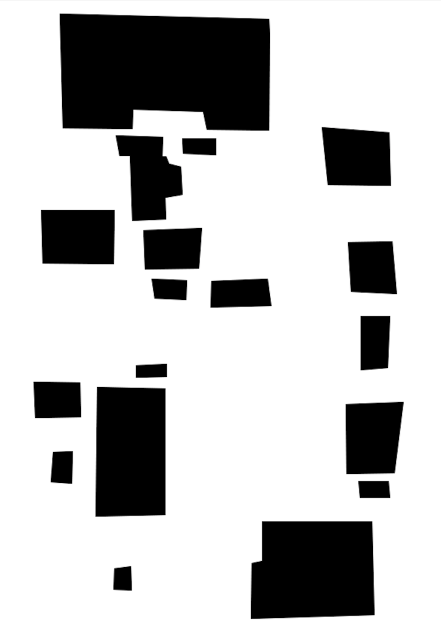
#> input picture TP3-Astar/gazebo2.png, 882 x 1250 px (shown at 1/2 size)
$ python pathfind.py
#> lines starting #> are read from the running program, lines starting #| are printed output that depends on the picture; after the words box and inside, x2 and y2 are one past the last pixel; in counts of white or black regions, pixels touching at a corner belong together
"""
 Simple Astar path planning

 author: yowlings

 modified by David Filliat
"""

import cv2
import numpy as np
import time
import math
from matplotlib import pyplot as plt


# parameters
show_animation = False
heuristic_weight = 3.0

class pathfind():
    """
    Path finding in a occupancy grid map using AStar algorithms
    """
    def __init__(self, map_file, robot_radius, start, goal):
        self.map_file = map_file
        self.robot_radius = robot_radius
        self.start = start
        self.goal = goal
        self.result_img = cv2.imread(self.map_file)
        self.map = cv2.imread(self.map_file, cv2.IMREAD_GRAYSCALE)
        self.columns, self.rows = self.map.shape
        self.threshold()
        self.inflate()
        self.dis = cv2.distanceTransform(self.map, cv2.DIST_L2, 3) # calculate thess distances bewteen points and points 0 in the map
        self.dis_cost = self.dis.max()/(self.dis+1e-5) # thes points neaby the obstacls have more cost


    def threshold(self):
        """
        Binarize the obstacle map to 0/255
        """
        for i in range(self.columns):
            for j in range(self.rows):
                if self.map[i,j]>128:
                    self.map[i,j]=255
                else:
                    self.map[i,j]=0


    def inflate(self):
        """
        Inflate the obstacle size to take the robot radius into account
        """
        old_map = self.map.copy()

        for i in range(self.columns):
            for j in range(self.rows):
                if old_map[i,j]==0:
                    # [6 lines of commented-out code are left out]
                    for u in range(-1*self.robot_radius, self.robot_radius, 1):
                        for v in range(-1*self.robot_radius, self.robot_radius, 1):
                            if(u!=0 and v!=0):
                                if (((i+u)>=0)&((i+u)<self.columns)&((j+v)>=0)&((j+v)<self.rows)):
                                    self.result_img[i+u,j+v,1]=128
                                    self.map[i+u,j+v]=256


    def get_neighbors(self,current):
        """
        Return neighbor nodes using 8-connectivity
        """
        neighbors = []
        if(current[0]+1<self.columns and self.map[current[0]+1,current[1]]==255):
            neighbors.append((current[0]+1, current[1]))
        if(current[0]-1>=0 and self.map[current[0]-1,current[1]]==255):
            neighbors.append((current[0]-1, current[1]))
        if(current[1]-1>=0 and self.map[current[0],current[1]-1]==255):
            neighbors.append((current[0], current[1]-1))
        if(current[1]+1<self.rows and self.map[current[0],current[1]+1]==255):
            neighbors.append((current[0], current[1]+1))
        if(current[0]+1<self.columns and current[1]+1<self.rows and self.map[current[0]+1,current[1]+1]==255):
            neighbors.append((current[0]+1, current[1]+1))
        if(current[0]-1>=0 and current[1]-1>=0 and self.map[current[0]-1,current[1]-1]==255):
            neighbors.append((current[0]-1, current[1]-1))
        if(current[1]-1>=0 and current[0]+1<self.columns and self.map[current[0]+1,current[1]-1]==255):
            neighbors.append((current[0]+1, current[1]-1))
        if(current[1]+1<self.rows and current[0]-1>=0 and self.map[current[0]-1,current[1]+1]==255):
            neighbors.append((current[0]-1, current[1]+1))

        return neighbors


    def heuristic(self,a,b):
        """
        Return heuristic for AStar
        """
        return abs(a[0] - b[0]) + abs(a[1] - b[1])


    def draw_path(self):
        """
        Draw the computed path, after AStar
        """
        cv2.circle(self.result_img, (self.start[1],self.start[0]), 2, (255,0,0),2)
        cv2.circle(self.result_img, (self.goal[1],self.goal[0]), 2, (0,0,255),2)

        for current in self.path:
            cv2.circle(self.result_img, (current[1],current[0]), 0, (255,0,0),0)

        return self.result_img

    def get_path_length(self):
        """
        Return path length, after AStar
        """
        length = 0
        for i,k in zip(self.path[0::], self.path[1::]):
            length += math.dist(i,k)
        return length


    def astar(self):
        """
        Compute shortest path using AStar algorithm
        """
        frontier = {}
        frontier[self.start] = heuristic_weight * self.heuristic(self.goal, self.start)

        self.came_from = {}
        cost_so_far = {}
        closed = {}
        self.came_from[self.start] = None
        cost_so_far[self.start] = 0
        iter = 0

        while frontier:
            iter += 1

            current = min(frontier, key=frontier.get)

            # draw frontier for results
            self.result_img[current[0],current[1],1] = 255

            if current == self.goal:
                break

            neighbors = self.get_neighbors(current)

           # [6 lines of commented-out code are left out]

            for next in neighbors:
                new_cost = cost_so_far[current] + math.dist(current, next)
                # new_cost = cost_so_far[current] + math.dist(current, next) + self.dis_cost[next]
                test = (next in closed) or ((next in frontier) and (new_cost > cost_so_far[next]))
                if not test:
                    cost_so_far[next] = new_cost
                    priority = new_cost + heuristic_weight * self.heuristic(self.goal, next)
                    frontier[next] = priority
                    self.came_from[next] = current

                    # draw frontier for results
                    self.result_img[next[0],next[1],0] = 0
                    self.result_img[next[0],next[1],1] = 0
            closed[current] = 1
            frontier.pop(current)

            if show_animation and iter % 100 ==0:
                plt.imshow(self.result_img)
                plt.pause(0.001)

        # Compute path
        current = self.goal
        self.path = [current]
        while current != self.start:
            current = self.came_from[current]
            self.path.append(current)
        self.path.append(self.start)
        self.path.reverse()
        print(self.path)


def main():
    org = np.array([403.8, 526.3])
    p = 0.5
    # map_file='office.png'
    # start = (100,42)
    # goal = (190,150)

    map_file = 'gazebo2.png'
    # [4 lines of commented-out code are left out]
    start = (300, 150)
    goal = (425, 953)

    # [7 lines of commented-out code are left out]


    d1 = pathfind(map_file,1,start,goal)
#> in __init__, self.result_img is the input picture: shape (1250, 882, 3); mean B, G, R 190.2, 190.2, 190.2
#> after the loop in threshold, `for i in range(self.columns):`:
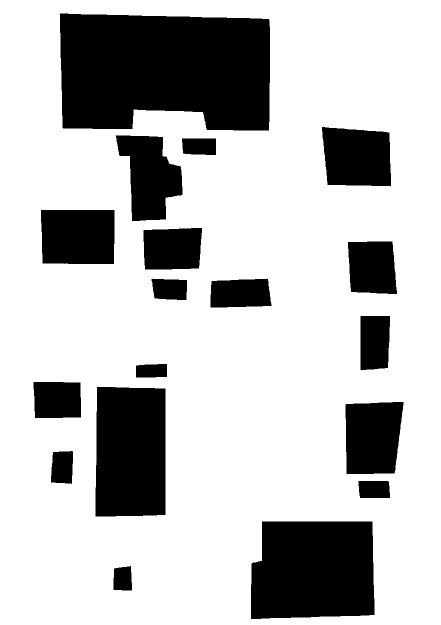
#> self.map: shape (1250, 882) (shown at 1/2 size); 74.6% white; 18 black regions, largest, box (x1, y1, x2, y2) and area: (119, 27, 540, 261) 89113, (502, 1043, 749, 1238) 45000, (191, 774, 331, 1033) 35501
#> after the loop in inflate, `for i in range(self.columns):`:
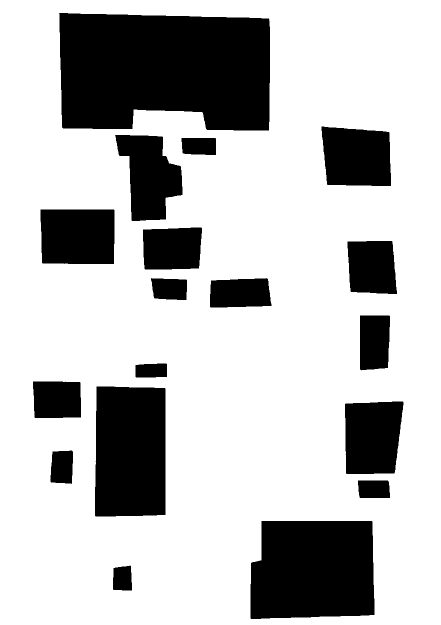
#> self.map: shape (1250, 882) (shown at 1/2 size); 74.3% white; 18 black regions, largest, box (x1, y1, x2, y2) and area: (118, 26, 540, 261) 89771, (501, 1042, 749, 1238) 45437, (190, 773, 331, 1033) 35896
#> after the loop in inflate, `for i in range(self.columns):`:
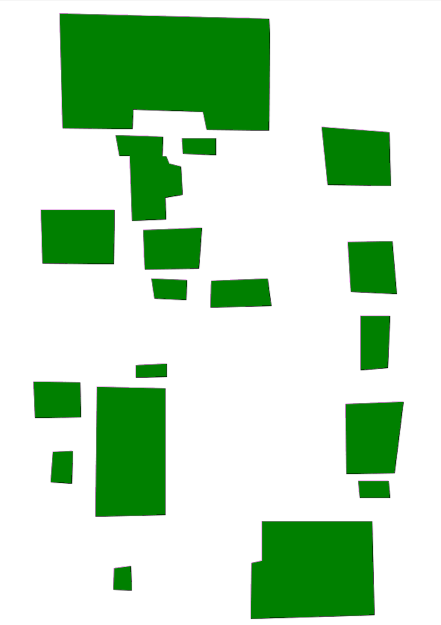
#> self.result_img: shape (1250, 882, 3) (shown at 1/2 size); mean B, G, R 190.2, 221.7, 190.2
#> in __init__, `self.dis = cv2.distanceTransform(self.map, cv2.DIST_L2, 3)`:
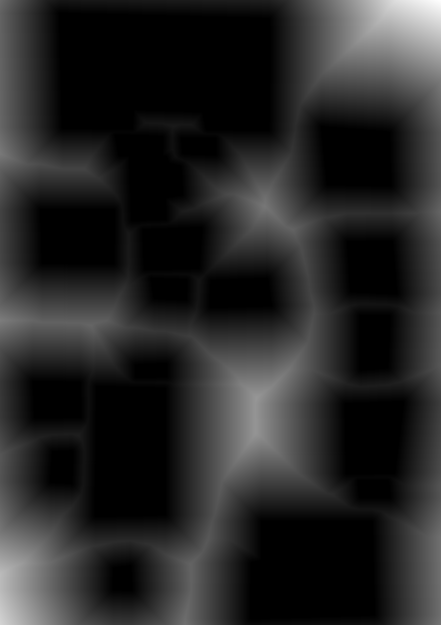
#> self.dis: shape (1250, 882) float32 (shown at 1/2 size); min 0, max 295.2, mean 45.2; drawn with min black and max white
#> in __init__, `self.dis_cost = self.dis.max()/(self.dis+1e-5)`:
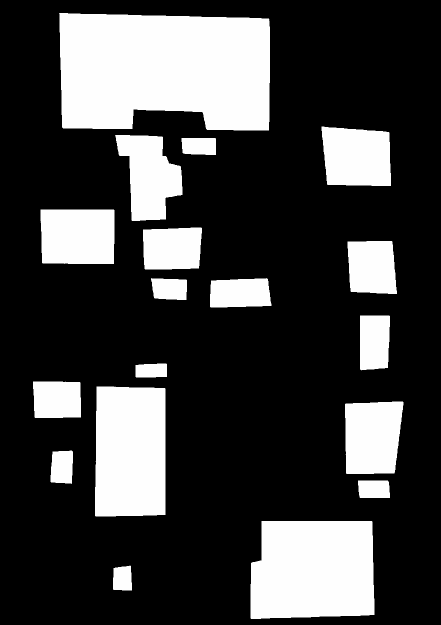
#> self.dis_cost: shape (1250, 882) float32 (shown at 1/2 size); min 1, max 29520618, mean 7594189; drawn with min black and max white
    begin = time.time()
    d1.astar()
#> after the loop in astar, `for next in neighbors:`: self.result_img: shape (1250, 882, 3); under 0.01% of pixels changed, all inside (x1, y1, x2, y2) = (149, 299, 152, 302)
    end = time.time()


    print('Computing time : ',end - begin)
    print('Path length : ', d1.get_path_length())

    path = (np.array(d1.path) - org) * p
    print(len(path))
    l = int(2 / p)
    path_subsample = np.append(path[::l], [path[-1]], axis=0)
    print(len(path_subsample))


    result_img = d1.draw_path()

    plt.imshow(result_img)
    plt.show()

if __name__ == '__main__':
    main()
